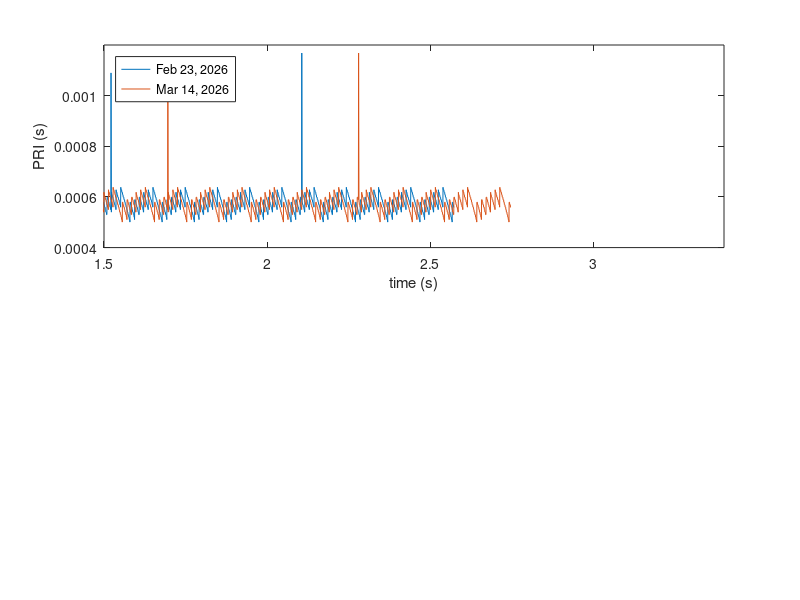

Source code (MATLAB):
cd ../260223_ENSMM_tripod_290deg_2emebalustrade/
load kpos
kpos2=kpos;
cd ../260314_ENSMM_tripod/
load kpos
subplot(211)
plot(kpos2(1:end-1)/22e6,diff(kpos2(1:end))/22e6)
hold on
plot(kpos(1:end-1)/22e6+0.1741,diff(kpos(1:end))/22e6)
axis([1.5 3.4 400e-6 1200e-6])
xlabel('time (s)')
ylabel('PRI (s)')
legend('Feb 23, 2026','Mar 14, 2026','location','northwest')
